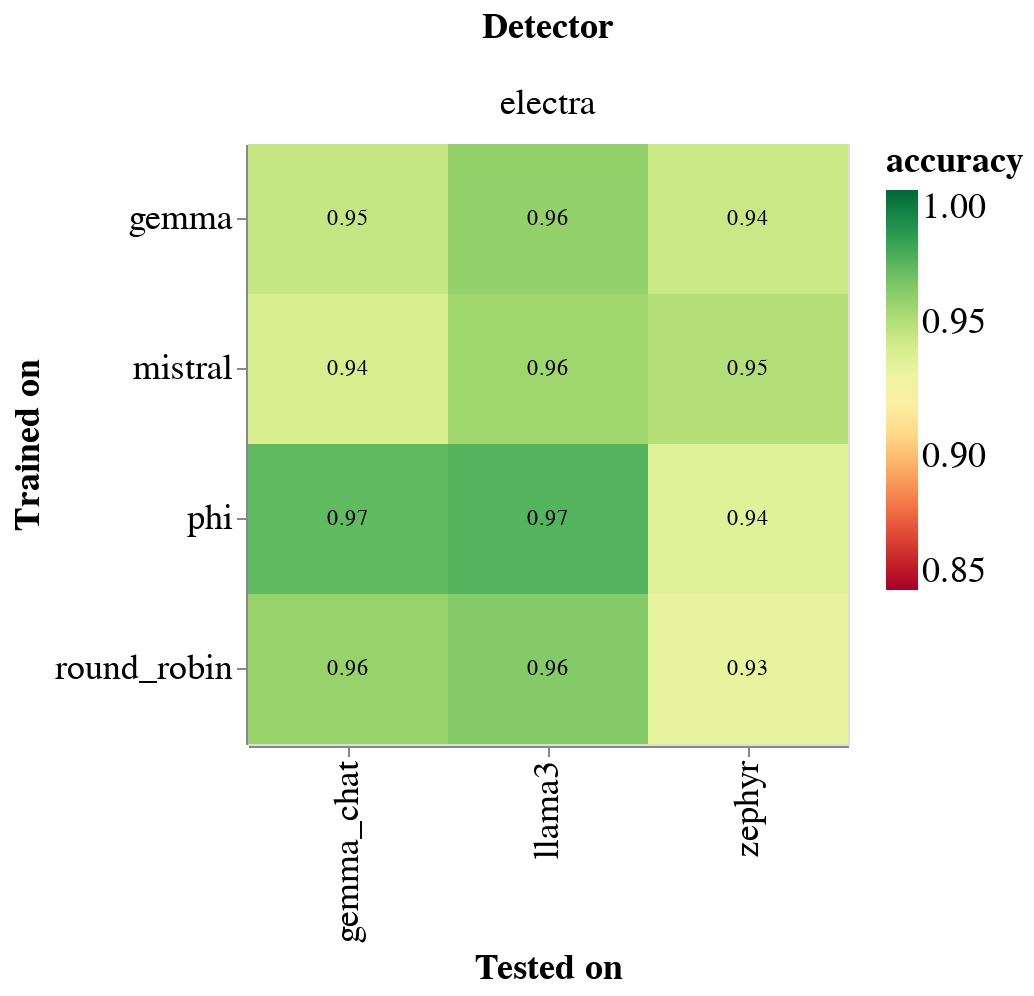

The notebook cell this image was saved under:
### Markdown cell above
### Chat Models only

### Code cell
chat_models = ["gemma_chat", "zephyr", "llama3"]
chat_only_df = freeze_base_df[freeze_base_df["dataset"].apply(lambda x: x in chat_models)]
#chat_only_phi_df = chat_only_df[chat_only_df["trained_on_dataset"] == "phi"]
chat_only_electra_df = chat_only_df[chat_only_df["detector_short_name"] == "electra"]

heatmap = alt.Chart(chat_only_electra_df).mark_rect().encode(
    alt.X('dataset:N', sort="x", title="Tested on"),
    alt.Y('trained_on_dataset:N', sort=None, title="Trained on"),
    alt.Color('accuracy:Q').scale(scheme='redyellowgreen', domain=[0.85, 1]),
    #alt.Row("trained_on_dataset:N", title="Dataset used for training"),
).properties(
    width=300,
    height=300
)

heatmap_text = alt.Chart(chat_only_electra_df).mark_text(baseline='middle').encode(
    alt.X('dataset:N', sort="x", title="Tested on"),
    alt.Y('trained_on_dataset:N', sort=None, title="Trained on"),
    text='accuracy:Q',
    color=alt.condition(
        alt.datum.accuracy > 0.5,
        alt.value('black'),
        alt.value('white')
    )
).properties(
    width=300,
    height=300
)

chart = alt.layer(heatmap, heatmap_text).facet(
    column=alt.Column("detector_short_name:N", title="Detector")
).configure(
    numberFormat='0.2f'
).configure_axis(
    labelFontSize=18,
    titleFontSize=18
).configure_legend(
    labelFontSize=18,
    titleFontSize=18,
    titleLimit=0
).configure_header(
    titleFontSize=18,
    labelFontSize=18
)

chart.save("notebooks/plots/heatmap_chat_only.png")
chart

### Figure 1 — Vega-Lite specification as saved in the notebook (floating-point values rounded to 4 significant figures)
{"config": {"view": {"continuousWidth": 300, "continuousHeight": 300}, "axis": {"labelFontSize": 18, "titleFontSize": 18}, "header": {"labelFontSize": 18, "titleFontSize": 18}, "legend": {"labelFontSize": 18, "titleFontSize": 18, "titleLimit": 0}, "numberFormat": "0.2f"}, "data": {"name": "data-81aba521e48763a2bc0be19a0ed6b093"}, "facet": {"column": {"field": "detector_short_name", "title": "Detector", "type": "nominal"}}, "spec": {"layer": [{"mark": {"type": "rect"}, "encoding": {"color": {"field": "accuracy", "scale": {"scheme": "redyellowgreen", "domain": [0.85, 1]}, "type": "quantitative"}, "x": {"field": "dataset", "sort": "x", "title": "Tested on", "type": "nominal"}, "y": {"field": "trained_on_dataset", "sort": null, "title": "Trained on", "type": "nominal"}}}, {"mark": {"type": "text", "baseline": "middle"}, "encoding": {"color": {"condition": {"test": "(datum.accuracy > 0.5)", "value": "black"}, "value": "white"}, "text": {"field": "accuracy", "type": "quantitative"}, "x": {"field": "dataset", "sort": "x", "title": "Tested on", "type": "nominal"}, "y": {"field": "trained_on_dataset", "sort": null, "title": "Trained on", "type": "nominal"}}}], "height": 300, "width": 300}, "$schema": "https://vega.github.io/schema/vega-lite/v5.17.0.json", "datasets": {"data-81aba521e48763a2bc0be19a0ed6b093": [{"dataset": "gemma_chat", "accuracy": 0.9451, "precision": 0.9551, "recall": 0.9343, "f1_score": 0.9445, "fp_rate": 0.04401, "std_accuracy": 0.004961, "std_precision": 0.006564, "std_recall": 0.007766, "std_f1_score": 0.00523, "std_fp_rate": 0.006345, "TP": 931.3, "TN": 951.4, "FP": 43.8, "FN": 65.49, "base_detector": "electra_large", "trained_on_dataset": "gemma", "detector": "electra_large_gemma", "detector_short_name": "electra", "detector_name": "electra_gemma"}, {"dataset": "gemma_chat", "accuracy": 0.94, "precision": 0.9267, "recall": 0.9556, "f1_score": 0.9409, "fp_rate": 0.0757, "std_accuracy": 0.005286, "std_precision": 0.008342, "std_recall": 0.006321, "std_f1_score": 0.005437, "std_fp_rate": 0.008535, "TP": 952.5, "TN": 919.9, "FP": 75.34, "FN": 44.27, "base_detector": "electra_large", "trained_on_dataset": "mistral", "detector": "electra_large_mistral", "detector_short_name": "electra", "detector_name": "electra_mistral"}, {"dataset": "gemma_chat", "accuracy": 0.971, "precision": 0.9692, "recall": 0.9729, "f1_score": 0.971, "fp_rate": 0.03097, "std_accuracy": 0.003671, "std_precision": 0.005411, "std_recall": 0.005101, "std_f1_score": 0.003729, "std_fp_rate": 0.005439, "TP": 969.7, "TN": 964.4, "FP": 30.82, "FN": 27.03, "base_detector": "electra_large", "trained_on_dataset": "phi", "detector": "electra_large_phi", "detector_short_name": "electra", "detector_name": "electra_phi"}, {"dataset": "gemma_chat", "accuracy": 0.958, "precision": 0.9423, "recall": 0.9759, "f1_score": 0.9588, "fp_rate": 0.0599, "std_accuracy": 0.00432, "std_precision": 0.006985, "std_recall": 0.00475, "std_f1_score": 0.004389, "std_fp_rate": 0.007192, "TP": 972.8, "TN": 935.6, "FP": 59.61, "FN": 23.99, "base_detector": "electra_large", "trained_on_dataset": "round_robin", "detector": "electra_large_round_robin", "detector_short_name": "electra", "detector_name": "electra_round_robin"}, {"dataset": "zephyr", "accuracy": 0.9438, "precision": 0.9606, "recall": 0.9256, "f1_score": 0.9427, "fp_rate": 0.03801, "std_accuracy": 0.00559, "std_precision": 0.006529, "std_recall": 0.009069, "std_f1_score": 0.005856, "std_fp_rate": 0.006345, "TP": 818.8, "TN": 850.8, "FP": 33.61, "FN": 65.81, "base_detector": "electra_large", "trained_on_dataset": "gemma", "detector": "electra_large_gemma", "detector_short_name": "electra", "detector_name": "electra_gemma"}, {"dataset": "zephyr", "accuracy": 0.9504, "precision": 0.9369, "recall": 0.9659, "f1_score": 0.9512, "fp_rate": 0.06509, "std_accuracy": 0.00502, "std_precision": 0.007943, "std_recall": 0.006166, "std_f1_score": 0.005074, "std_fp_rate": 0.008286, "TP": 854.4, "TN": 826.9, "FP": 57.56, "FN": 30.13, "base_detector": "electra_large", "trained_on_dataset": "mistral", "detector": "electra_large_mistral", "detector_short_name": "electra", "detector_name": "electra_mistral"}, {"dataset": "zephyr", "accuracy": 0.9355, "precision": 0.9719, "recall": 0.897, "f1_score": 0.9329, "fp_rate": 0.0259, "std_accuracy": 0.005809, "std_precision": 0.005666, "std_recall": 0.01013, "std_f1_score": 0.006227, "std_fp_rate": 0.005181, "TP": 793.4, "TN": 861.5, "FP": 22.91, "FN": 91.15, "base_detector": "electra_large", "trained_on_dataset": "phi", "detector": "electra_large_phi", "detector_short_name": "electra", "detector_name": "electra_phi"}, {"dataset": "zephyr", "accuracy": 0.9323, "precision": 0.9454, "recall": 0.9176, "f1_score": 0.9313, "fp_rate": 0.05305, "std_accuracy": 0.006097, "std_precision": 0.007715, "std_recall": 0.009401, "std_f1_score": 0.006329, "std_fp_rate": 0.007562, "TP": 811.7, "TN": 837.5, "FP": 46.91, "FN": 72.85, "base_detector": "electra_large", "trained_on_dataset": "round_robin", "detector": "electra_large_round_robin", "detector_short_name": "electra", "detector_name": "electra_round_robin"}, {"dataset": "llama3", "accuracy": 0.9586, "precision": 0.9563, "recall": 0.9612, "f1_score": 0.9587, "fp_rate": 0.04401, "std_accuracy": 0.004465, "std_precision": 0.0064, "std_recall": 0.006156, "std_f1_score": 0.004579, "std_fp_rate": 0.006345, "TP": 958.1, "TN": 951.4, "FP": 43.8, "FN": 38.7, "base_detector": "electra_large", "trained_on_dataset": "gemma", "detector": "electra_large_gemma", "detector_short_name": "electra", "detector_name": "electra_gemma"}, {"dataset": "llama3", "accuracy": 0.9563, "precision": 0.9289, "recall": 0.9882, "f1_score": 0.9576, "fp_rate": 0.0757, "std_accuracy": 0.00464, "std_precision": 0.008089, "std_recall": 0.003443, "std_f1_score": 0.004608, "std_fp_rate": 0.008535, "TP": 985.0, "TN": 919.9, "FP": 75.34, "FN": 11.79, "base_detector": "electra_large", "trained_on_dataset": "mistral", "detector": "electra_large_mistral", "detector_short_name": "electra", "detector_name": "electra_mistral"}, {"dataset": "llama3", "accuracy": 0.9736, "precision": 0.9694, "recall": 0.9781, "f1_score": 0.9737, "fp_rate": 0.03097, "std_accuracy": 0.003589, "std_precision": 0.005385, "std_recall": 0.004703, "std_f1_score": 0.003616, "std_fp_rate": 0.005439, "TP": 974.9, "TN": 964.4, "FP": 30.82, "FN": 21.82, "base_detector": "electra_large", "trained_on_dataset": "phi", "detector": "electra_large_phi", "detector_short_name": "electra", "detector_name": "electra_phi"}, {"dataset": "llama3", "accuracy": 0.9625, "precision": 0.9427, "recall": 0.9848, "f1_score": 0.9633, "fp_rate": 0.0599, "std_accuracy": 0.004016, "std_precision": 0.006912, "std_recall": 0.003825, "std_f1_score": 0.00401, "std_fp_rate": 0.007192, "TP": 981.6, "TN": 935.6, "FP": 59.61, "FN": 15.12, "base_detector": "electra_large", "trained_on_dataset": "round_robin", "detector": "electra_large_round_robin", "detector_short_name": "electra", "detector_name": "electra_round_robin"}]}}
